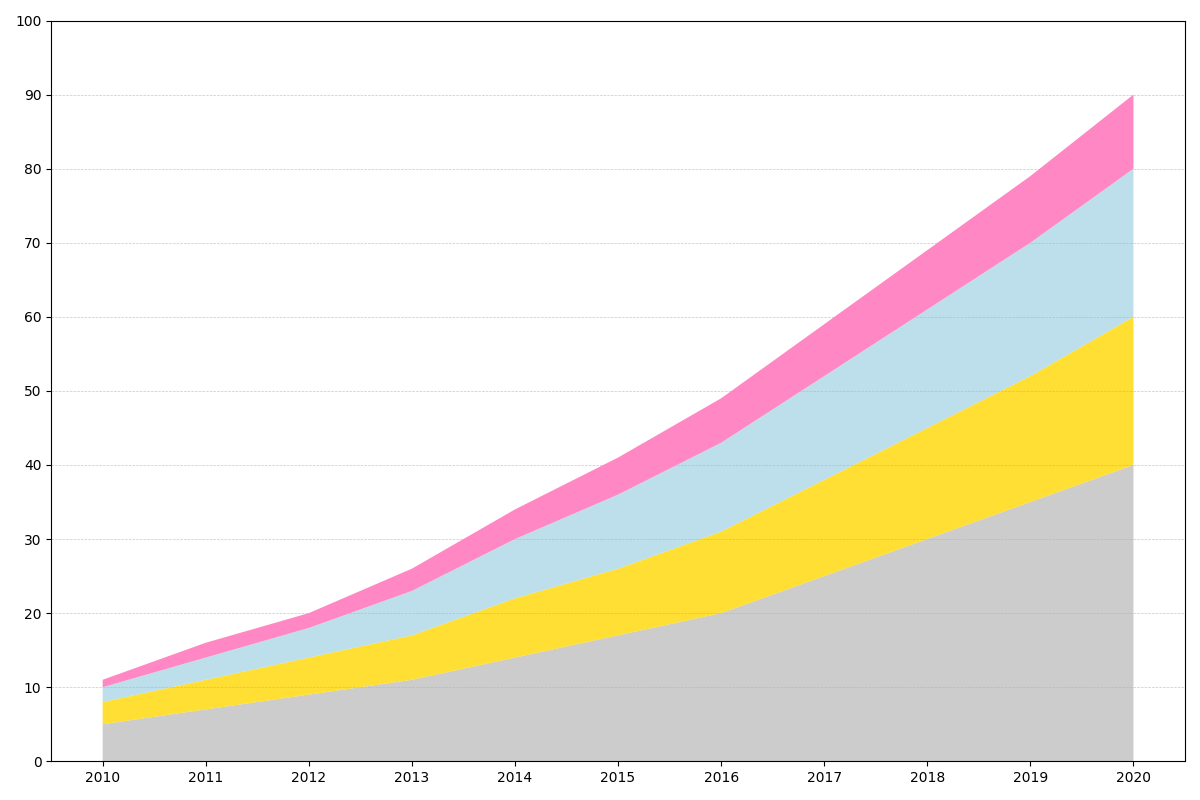

The Python source for this figure:
import matplotlib.pyplot as plt
import numpy as np

# Years from 2010 to 2020
years = np.arange(2010, 2021)

# Resource usage data (in thousands of units)
moon_crystals = np.array([5, 7, 9, 11, 14, 17, 20, 25, 30, 35, 40])
sun_gemstones = np.array([3, 4, 5, 6, 8, 9, 11, 13, 15, 17, 20])
star_dust = np.array([2, 3, 4, 6, 8, 10, 12, 14, 16, 18, 20])
sky_pearls = np.array([1, 2, 2, 3, 4, 5, 6, 7, 8, 9, 10])

# Aggregated data for the stacked area plot
resource_data = np.vstack([moon_crystals, sun_gemstones, star_dust, sky_pearls])

# Create the stacked area plot
fig, ax = plt.subplots(figsize=(12, 8))
ax.stackplot(years, resource_data, colors=['#C0C0C0', '#FFD700', '#ADD8E6', '#FF69B4'], alpha=0.8)

# Customize x and y ticks
ax.set_xticks(years)
ax.set_yticks(np.arange(0, 101, 10))

# Add grid for better readability
ax.yaxis.grid(True, linestyle='--', linewidth=0.5, alpha=0.7)

# Automatically adjust layout
plt.tight_layout()

# Display the plot
plt.show()
